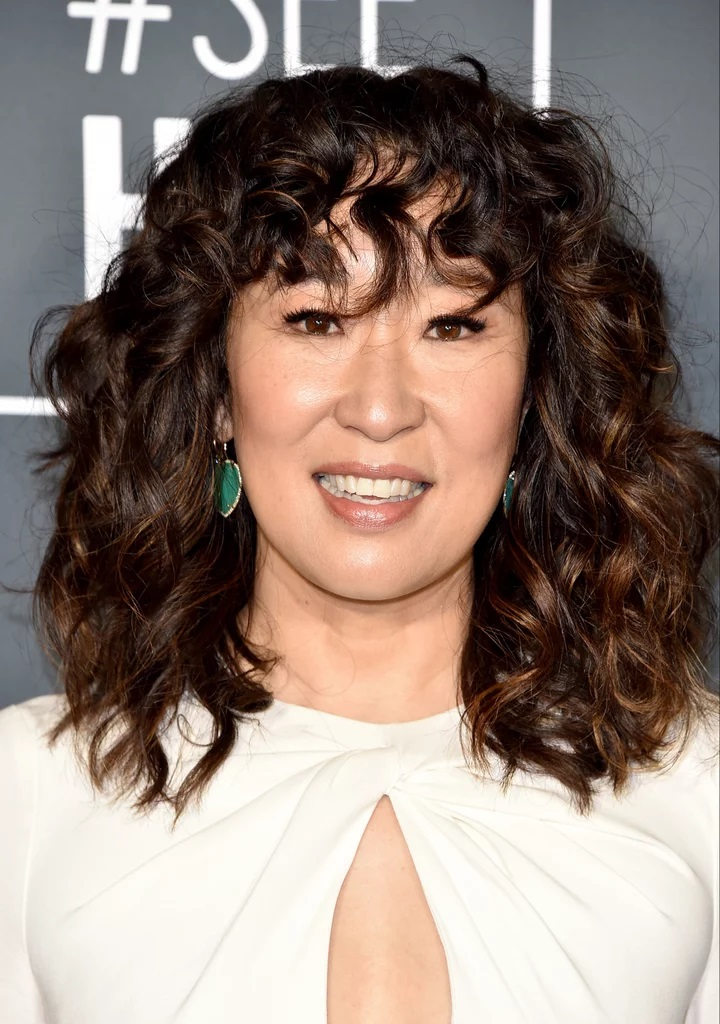
#> input picture Style Recommendation/Masking/oblong (6).jpg, 720 x 1024 px, found by its file name
$ python tryv2.py
#> lines starting #> are read from the running program, lines starting #| are printed output that depends on the picture; after the words box and inside, x2 and y2 are one past the last pixel; in counts of white or black regions, pixels touching at a corner belong together; pictures that were not available may be replaced by others from this repository, and a replacement may not be noted
import cv2
import numpy as np

# Baca gambar asli
original_image = cv2.imread('oblong (6).jpg')
#> original_image is the input picture: shape (1024, 720, 3); mean B, G, R 117.1, 126.4, 143.8

# Baca gambar hasil segmentasi
segmented_image = cv2.imread('black.jpg')
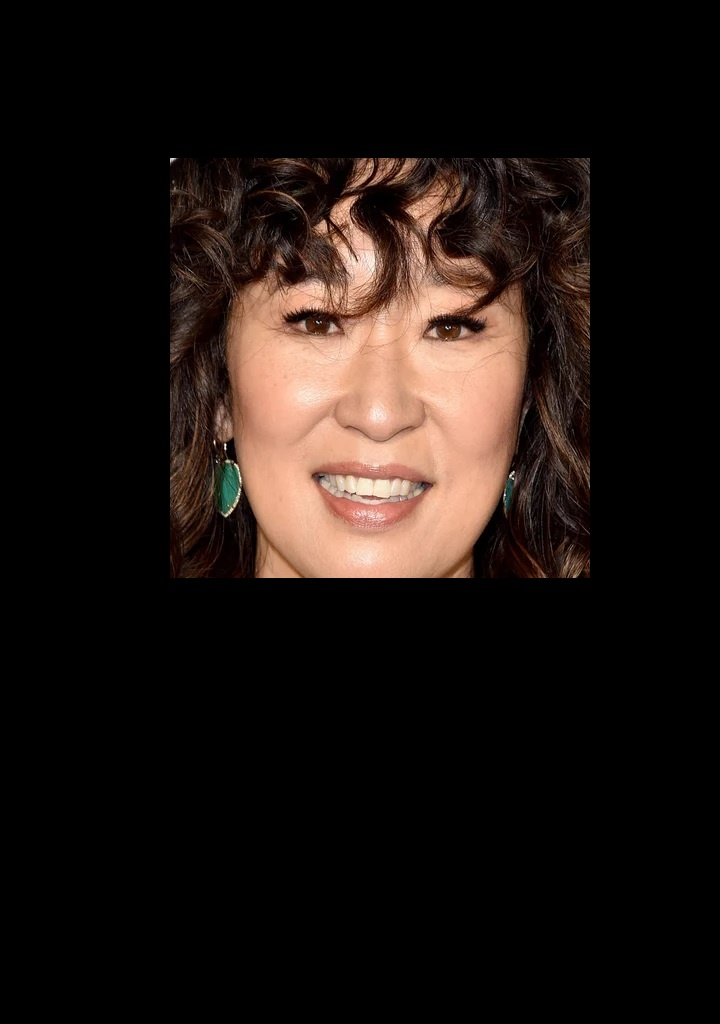
#> input picture Style Recommendation/Masking/face_only_image.jpg, 720 x 1024 px, given in place of black.jpg, which was not available
#> segmented_image is the input picture: shape (1024, 720, 3); mean B, G, R 17.3, 21.1, 29.6

# Pastikan ukuran gambar hasil segmentasi sama dengan gambar asli
segmented_image = cv2.resize(segmented_image, (original_image.shape[1], original_image.shape[0]))

# Konversi gambar hasil segmentasi menjadi grayscale
segmented_gray = cv2.cvtColor(segmented_image, cv2.COLOR_BGR2GRAY)
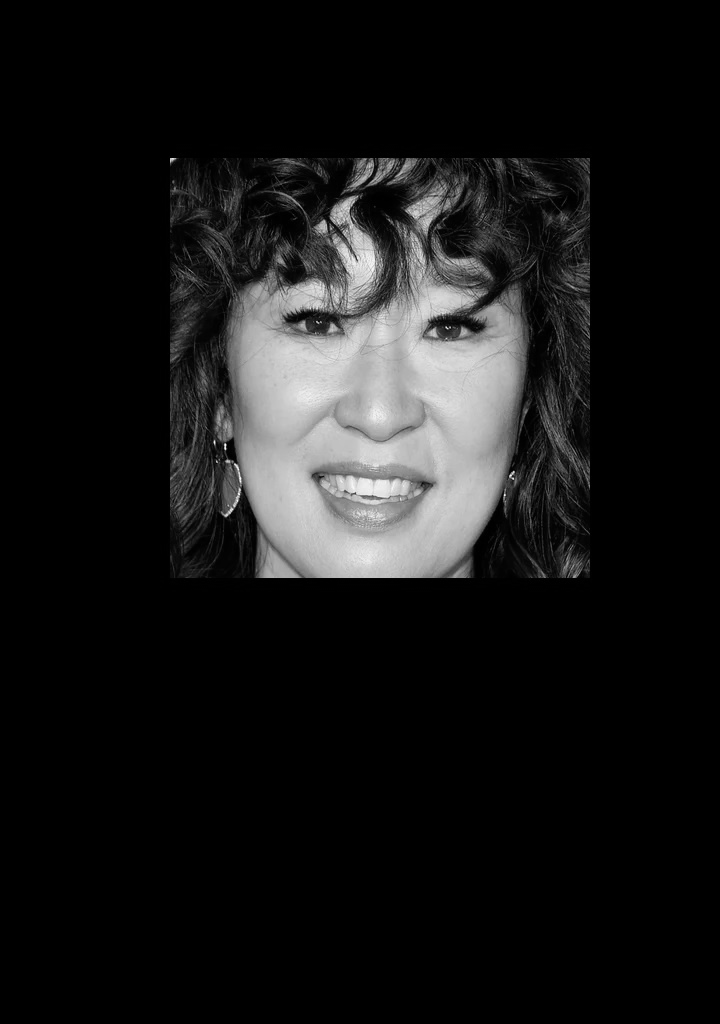
#> segmented_gray: shape (1024, 720); min 0, max 252, mean 23.2

# Lakukan deteksi tepi pada gambar hasil segmentasi
edges = cv2.Canny(segmented_gray, 30, 150)
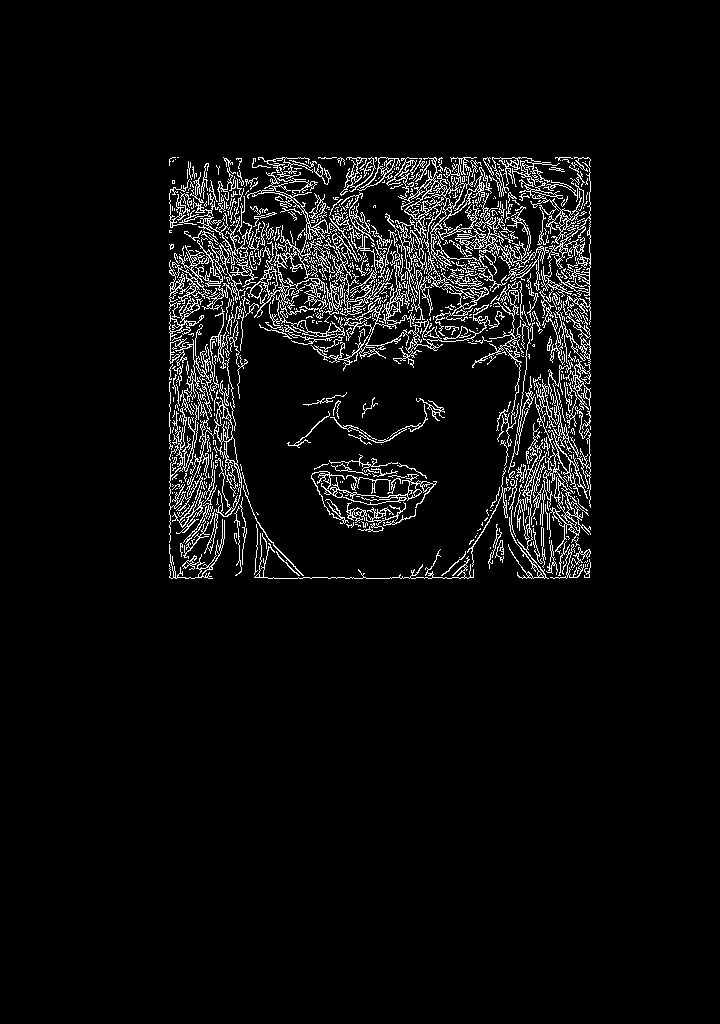
#> edges: shape (1024, 720); 5.1% white in thin lines or dots, all inside (x1, y1, x2, y2) = (169, 157, 591, 579)

# Invers hasil deteksi tepi
edges = cv2.bitwise_not(edges)

# Terapkan operasi pengurangan tepi pada gambar asli
clean_image = cv2.subtract(original_image, np.zeros_like(original_image), mask=edges)
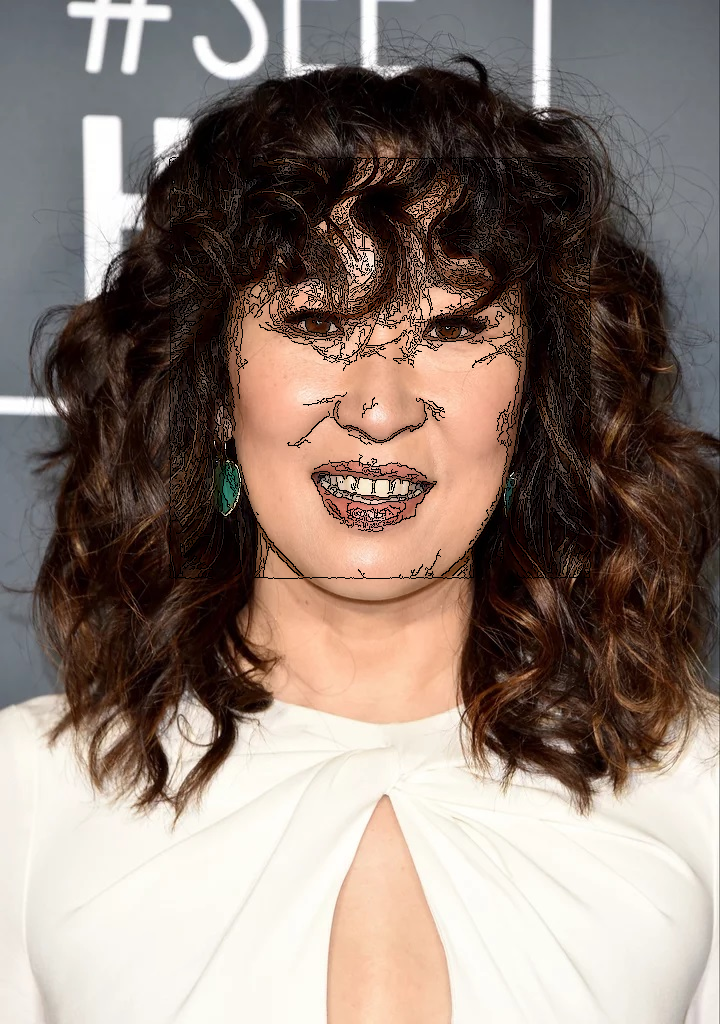
#> clean_image: shape (1024, 720, 3); mean B, G, R 114.5, 123.2, 139.1

# Simpan gambar hasil
cv2.imwrite('clean_image.jpg', clean_image)
